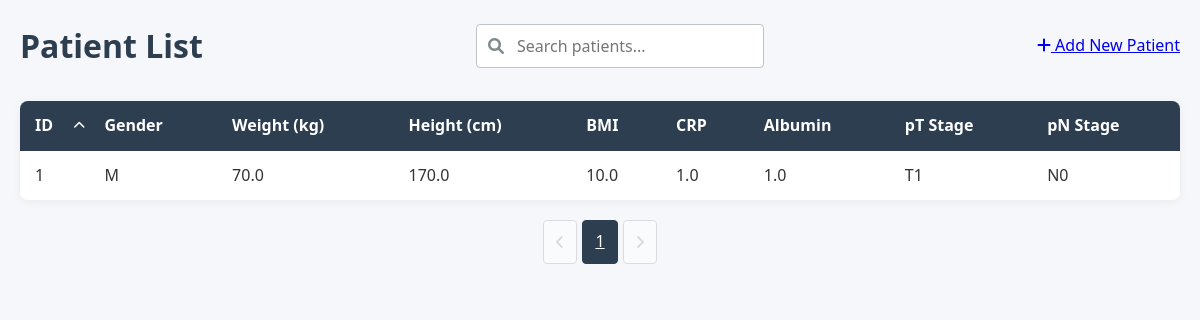
Before: / with the older database file.
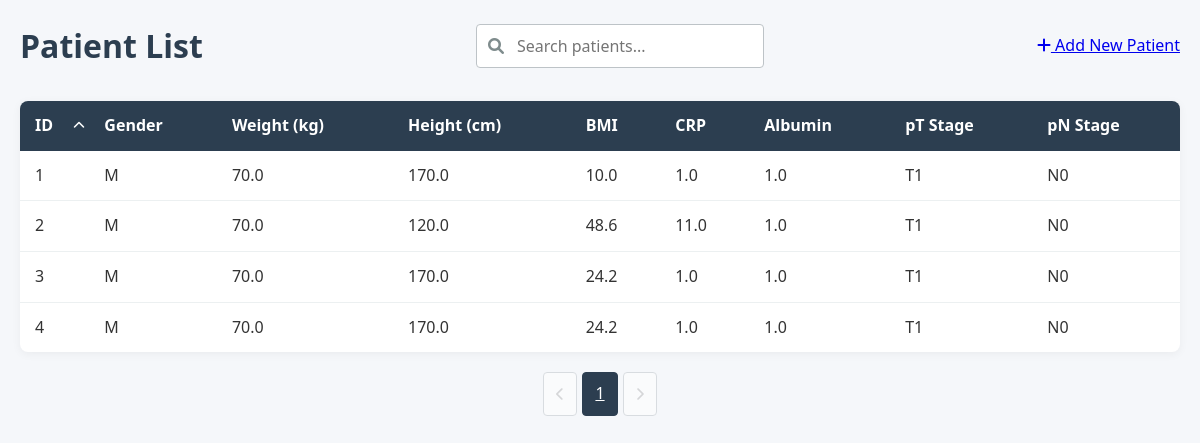
After: the same page with the newer database file.
### models.py (models this page shows, shortened)
class Patient(db.Model):
    id = db.Column(db.Integer, primary_key=True)
    gender = db.Column(db.String(1), nullable=False)        # 'M' lub 'K'
    weight = db.Column(db.Float, nullable=False)            # waga w kg (wartości numeryczne)
    height = db.Column(db.Float, nullable=False)            # wzrost w cm (wartości numeryczne)
    bmi = db.Column(db.Float, nullable=False)               # BMI (wartości numeryczne)
    CRP = db.Column(db.Float, nullable=False)               # CRP (wartości numeryczne)
    Alb = db.Column(db.Float, nullable=False)               # Alb (wartości numeryczne)
    WCC = db.Column(db.Float, nullable=False)               # WCC (wartości numeryczne)
    NEU = db.Column(db.Float, nullable=False)               # NEU (wartości numeryczne)
    total_protein = db.Column(db.Float, nullable=False)     # białko całkowite (wartości numeryczne)
    pT = db.Column(db.String(10), nullable=False)           # stadium T (wartości kategoryczne)
    pN = db.Column(db.String(10), nullable=False)           # stadium N (wartości kategoryczne)
    pM = db.Column(db.String(10), nullable=False)           # stadium M (wartości kategoryczne)
    PNI = db.Column(db.Integer, nullable=False)             # PNI (wartości numeryczne 0-1)
    GRADING = db.Column(db.String(10), nullable=False)      # stopień zróżnicowania (wartości kategoryczne)
    Lauren = db.Column(db.String(10), nullable=False)       # typ Lauren (wartości kategoryczne)
    CTH_preop = db.Column(db.String(10), nullable=False)    # chemioterapia przedoperacyjna (wartości kategoryczne)
    cycles_number = db.Column(db.Integer, nullable=False)   # liczba cykli chemioterapii (wartości numeryczne)
    predictions = db.relationship('Prediction', backref='patient', lazy=True)

### app.py (the view, shortened to what this page needs)
    @app.route('/')
    def index():
        search_query = request.args.get('search', '')
        page = request.args.get('page', 1, type=int)
        per_page = 10
        sort_by = request.args.get('sort', 'id')  # Default sort by ID
        sort_order = request.args.get('order', 'asc')  # Default ascending
        base_query = Patient.query
        if sort_by == 'weight':
            sort_column = Patient.weight
        elif sort_by == 'height':
            sort_column = Patient.height
        elif sort_by == 'bmi':
            sort_column = Patient.bmi
        elif sort_by == 'CRP':
            sort_column = Patient.CRP
        elif sort_by == 'Alb':
            sort_column = Patient.Alb
        elif sort_by == 'pT':
            sort_column = Patient.pT
        elif sort_by == 'pN':
            sort_column = Patient.pN
        elif sort_by == 'id':
            sort_column = Patient.id
        else:  # Default case
            sort_column = Patient.id
        if sort_order == 'desc':
            patients = base_query.order_by(sort_column.desc())
        else:
            patients = base_query.order_by(sort_column.asc())
        patients = patients.paginate(page=page, per_page=per_page)
        return render_template('index.html',
                            patients=patients,
                            search_query=search_query,
                            sort_by=sort_by,
                            sort_order=sort_order)

### templates/index.html (shortened to what this page needs)
{% extends "base.html" %}
{% block content %}
<header>
    <h1>Patient List</h1>
    <div class="search-container">
        <i class="fas fa-search"></i>
        <form method="get" action="{{ url_for('index') }}">
            <input type="text" name="search" placeholder="Search patients..."
                   value="{{ search_query }}" id="searchInput">
        </form>
    </div>
    <div class="actions">
        <a href="{{ url_for('new_patient') }}" class="btn-add">
            <i class="fas fa-plus"></i> Add New Patient
        </a>
    </div>
</header>
<div class="patient-table-container">
    <table class="patient-table">
        <thead>
            <tr>
                <th class="sortable {% if sort_by == 'id' %}sorted-{{ sort_order }}{% endif %}"
                    data-sort="id">
                    ID {% if sort_by == 'id' %}
                        <i class="fas fa-chevron-{% if sort_order == 'asc' %}up{% else %}down{% endif %}"></i>
                    {% endif %}
                </th>
                <th>Gender</th>
                <th>Weight (kg)</th>
                <th>Height (cm)</th>
                <th>BMI</th>
                <th>CRP</th>
                <th>Albumin</th>
                <th>pT Stage</th>
                <th>pN Stage</th>
            </tr>
        </thead>
        <tbody>
            {% for patient in patients.items %}
            <tr class="patient-row" onclick="window.location='{{ url_for('patient_detail', patient_id=patient.id) }}'">
                <td>{{ patient.id }}</td>
                <td>{{ patient.gender }}</td>
                <td>{{ patient.weight }}</td>
                <td>{{ patient.height }}</td>
                <td>{{ patient.bmi }}</td>
                <td>{{ patient.CRP }}</td>
                <td>{{ patient.Alb }}</td>
                <td>{{ patient.pT }}</td>
                <td>{{ patient.pN }}</td>
            </tr>
            {% endfor %}
        </tbody>
    </table>
</div>
<div class="pagination">
    {% if patients.has_prev %}
        <a href="{{ url_for('index', page=patients.prev_num, search=search_query) }}"
           class="pagination-button">
            <i class="fas fa-chevron-left"></i>
        </a>
    {% else %}
        <button class="pagination-button" disabled>
            <i class="fas fa-chevron-left"></i>
        </button>
    {% endif %}
    {% for page_num in patients.iter_pages() %}
        {% if page_num %}
            <a href="{{ url_for('index', page=page_num, search=search_query) }}"
               class="pagination-button {% if page_num == patients.page %}active{% endif %}">
                {{ page_num }}
            </a>
        {% else %}
            <span class="pagination-ellipsis">...</span>
        {% endif %}
    {% endfor %}
    {% if patients.has_next %}
        <a href="{{ url_for('index', page=patients.next_num, search=search_query) }}"
           class="pagination-button">
            <i class="fas fa-chevron-right"></i>
        </a>
    {% else %}
        <button class="pagination-button" disabled>
            <i class="fas fa-chevron-right"></i>
        </button>
    {% endif %}
</div>
{% endblock %}

### templates/base.html (shortened to what this page needs)
<!DOCTYPE html>
<html lang="en">
<head>
    <link rel="stylesheet" href="{{ url_for('static', filename='css/styles.css') }}">
    <link rel="stylesheet" href="https://cdnjs.cloudflare.com/ajax/libs/font-awesome/6.0.0/css/all.min.css">
</head>
<body>
    <div class="container">
        {% block content %}{% endblock %}
    </div>
</body>
</html>

### static/css/styles.css (style rules this page uses)
:root { --primary-color: #2c3e50; --secondary-color: #3498db; --accent-color: #e74c3c; --light-gray: #ecf0f1; --medium-gray: #bdc3c7; --dark-gray: #7f8c8d; --success-color: #2ecc71; --warning-color: #f39c12; --danger-color: #e74c3c; }
* { margin: 0; padding: 0; box-sizing: border-box; font-family: 'Segoe UI', Tahoma, Geneva, Verdana, sans-serif; }
body { background-color: #f5f7fa; color: #333; line-height: 1.6; }
.container { max-width: 1200px; margin: 0 auto; padding: 20px; }
header { margin-bottom: 30px; display: flex; justify-content: space-between; align-items: center; flex-wrap: wrap; gap: 20px; }
h1 { color: var(--primary-color); font-weight: 600; }
.search-container { position: relative; min-width: 250px; }
.search-container i { position: absolute; left: 12px; top: 50%; transform: translateY(-50%); color: var(--dark-gray); }
.search-container input { width: 100%; padding: 10px 15px 10px 40px; border: 1px solid var(--medium-gray); border-radius: 4px; font-size: 16px; transition: border-color 0.3s; }
.patient-table-container { background: white; border-radius: 8px; box-shadow: 0 2px 10px rgba(0, 0, 0, 0.05); overflow: hidden; margin-bottom: 20px; }
.patient-table { width: 100%; border-collapse: collapse; }
.patient-table th { background-color: var(--primary-color); color: white; padding: 12px 15px; text-align: left; }
.patient-table td { padding: 12px 15px; border-bottom: 1px solid var(--light-gray); }
.patient-table tr:last-child td { border-bottom: none; }
.patient-row { transition: background-color 0.2s; cursor: pointer; }
.pagination { display: flex; justify-content: center; gap: 5px; margin-top: 20px; }
.pagination-button { padding: 8px 12px; border: 1px solid var(--medium-gray); background: white; border-radius: 4px; cursor: pointer; transition: all 0.2s; }
.pagination-button.active { background: var(--primary-color); color: white; border-color: var(--primary-color); }
.pagination-button:disabled { opacity: 0.5; cursor: not-allowed; }
.sortable { cursor: pointer; position: relative; padding-right: 20px; transition: background-color 0.2s; }
.sortable i { position: absolute; right: 5px; top: 50%; transform: translateY(-50%); font-size: 12px; }
.sorted-asc { background-color: rgba(52, 152, 219, 0.1); }

Changed rows visible on the page:
added Patient: id "2", gender "M", weight "70.0", height "120.0", bmi "48.6", CRP "11.0", Alb "1.0", pT "T1", pN "N0"
added Patient: id "3", gender "M", weight "70.0", height "170.0", bmi "24.2", CRP "1.0", Alb "1.0", pT "T1", pN "N0"
added Patient: id "4", gender "M", weight "70.0", height "170.0", bmi "24.2", CRP "1.0", Alb "1.0", pT "T1", pN "N0"
